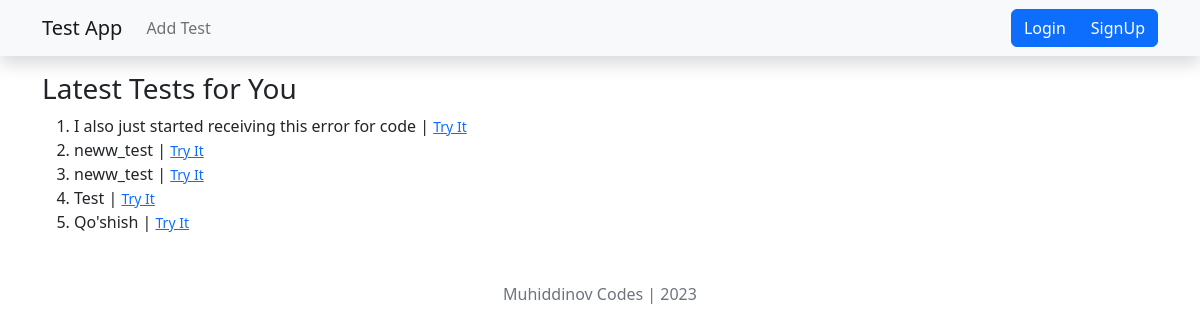
The page / on the database its author committed.
### main/models.py (models this page shows, shortened)
class Test(models.Model):
    author=models.ForeignKey(User,on_delete=models.CASCADE)
    category=models.ForeignKey(Category,on_delete=models.CASCADE)
    title=models.CharField(max_length=200, null=True)
    maximum_attemps=models.PositiveBigIntegerField(null=True)
    start_date=models.DateTimeField(default=timezone.now, null=True)
    end_date=models.DateTimeField(default=(timezone.now()+timezone.timedelta(days=10)))
    pass_percentage=models.PositiveBigIntegerField(null=True)

### main/views.py (the view)
# urls.py: path('', index, name='index'),
def index(request):
    tests = Test.objects.all()
    return render(request, 'index.html', {'tests': tests})

### templates/index.html (shortened to what this page needs)
{% extends "base.html" %}
{% block content %}
    <div class="content mt-3">
        <h3>Latest Tests for You</h3>
        <ol>
            {% for test in tests %}
                <li>{{test.title}} | <small><a href="{% url 'ready_to_test' test.id%}">Try It</a></small></li>
            {% endfor %}
        </ol>
    </div>
{% endblock content %}

### rows shown on the page
Test: title "I also just started receiving this error for code"
Test: title "neww_test"
Test: title "neww_test"
Test: title "Test"
Test: title "Qo'shish"
